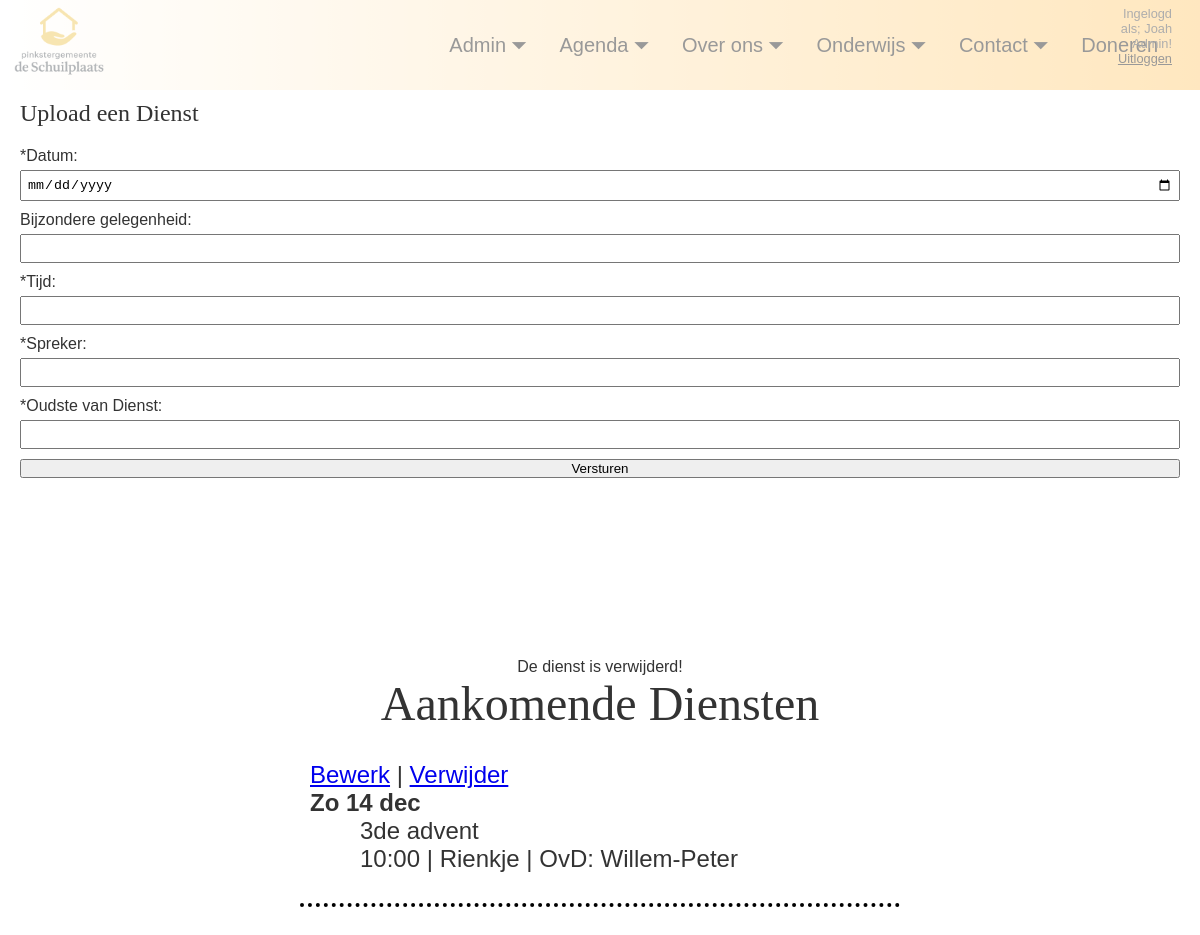
The app's page /admin_services.php?id=14 (signed in) with its own data.
### tables this page shows
CREATE TABLE `users` (
  `id` bigint(20) NOT NULL,
  `user_id` bigint(20) NOT NULL,
  `user_name` varchar(100) NOT NULL,
  `password` varchar(100) NOT NULL,
  `date` timestamp NOT NULL DEFAULT current_timestamp() ON UPDATE current_timestamp()
);

CREATE TABLE `services` (
  `id` int(11) NOT NULL,
  `date` date NOT NULL,
  `special_occasion` varchar(255) NOT NULL,
  `time` time NOT NULL,
  `speaker` varchar(255) NOT NULL,
  `elder` varchar(255) NOT NULL
);

### functions.php (called while the page is built, shortened)
<?php
  function formatDutchDate(?string $date): string {
    $dt = DateTime::createFromFormat('Y-m-d', $date) ?: new DateTime($date);
    $weekdays = ['Zo','Ma','Di','Wo','Do','Vr','Za'];
    $months = [1=>'jan','feb','mrt','apr','mei','jun','jul','aug','sep','okt','nov','dec'];
    $weekday = $weekdays[(int)$dt->format('w')];
    $day = $dt->format('j');
    $month = $months[(int)$dt->format('n')];
    return $weekday . ' ' . $day . ' ' . $month;
  }
  function check_login($db, $redirect) {
    if(isset($_SESSION['user_id'])) {
      $id = $_SESSION['user_id'];
      $query = $db->prepare("SELECT * FROM users WHERE user_id = ? LIMIT 1");
      $query->execute([$id]);
      $result = $query->fetch(PDO::FETCH_ASSOC);
      if($result) {
        return $result;
      }
    }
  }
?>

### admin_services.php (the view, shortened to what this page needs)
<?php
include 'dbconnect.php';
include 'functions.php';
$user_data = check_login($db, true);
include 'menu.php';
?>
<!DOCTYPE html>
<html lang="nl">
<head>
    <link rel="stylesheet" href="css/admin.css" />
</head>
<body>
    <?php
    try {
        if (isset($_GET['id'])) {
            $query_delete = $db->prepare("DELETE FROM services WHERE id = :id");
            $query_delete->bindParam("id", $_GET['id']);
            if ($query_delete->execute()) {
                $delete_message = "De dienst is verwijderd!";
            } else {
                $delete_message = "Er is een fout opgetreden!";
            }
        }
    } catch (PDOException $e) {
        die("Error!");
    }
    $service_date = '';
    $special_occasion = '';
    $service_time = '';
    $speaker_name = '';
    $elder_name = '';
    ?>
    <main>
        <section id="upload-form" style="margin-top: 100px;">
            <h2>Upload een Dienst</h2>
            <form action="" method="post" enctype="multipart/form-data">
                <div class="form-group">
                    <label for="service-date">*Datum: </label>
                    <input type="date" id="service-date" name="service_date" required value="<?php echo htmlspecialchars($service_date, ENT_QUOTES); ?>">
                </div>
                <div class="form-group">
                    <label for="special_occasion">Bijzondere gelegenheid:</label>
                    <input type="text" id="special_occasion" name="special_occasion" value="<?php echo htmlspecialchars($special_occasion, ENT_QUOTES); ?>">
                </div>
                <div class="form-group">
                    <label for="service-time">*Tijd:</label>
                    <input type="text" id="service-time" name="service_time" required value="<?php echo htmlspecialchars($service_time, ENT_QUOTES); ?>">
                </div>
                <div class="form-group">
                    <label for="speaker_name">*Spreker:</label>
                    <input type="text" id="speaker_name" name="speaker_name" required value="<?php echo htmlspecialchars($speaker_name, ENT_QUOTES); ?>">
                </div>
                <div class="form-group">
                    <label for="elder_name">*Oudste van Dienst:</label>
                    <input type="text" id="elder_name" name="elder_name" required value="<?php echo htmlspecialchars($elder_name, ENT_QUOTES); ?>">
                </div>
                <button type="submit" name="send" value="Upload Dienst">Versturen</button>
            </form>
        </section>
        <section id="services">
            <?php
                if (isset($delete_message)) {
                    echo '<div class="form-message">' . htmlspecialchars($delete_message) . '</div>';
                }
            ?>
            <h3>Aankomende Diensten</h3>
            <div id="services-list">
                <?php
                try {
                    $query_show_services = "SELECT * FROM services WHERE DATE(date) >= '" . date("Y-m-d") . "' ORDER BY date ASC";
                    $result = $db->query($query_show_services)->fetchAll(PDO::FETCH_ASSOC);
                    foreach ($result as $row) {
                        echo '<div class="service">';
                        echo '<a href="update_service.php?id=' . $row['id'] . '">Bewerk</a>';
                        echo ' | ';
                        echo '<a href="admin_services.php?id=' . $row['id'] . '" class="delete-link">Verwijder</a>';
                        echo '<h4>' . htmlspecialchars(formatDutchDate($row['date'])) . '</h4>';
                        echo '<p>' . htmlspecialchars($row['special_occasion']) . '</p>';
                        echo '<p>' . htmlspecialchars(date("H:i", strtotime($row['time']))) . ' | ' . htmlspecialchars($row['speaker']) . ' | OvD: ' . htmlspecialchars($row['elder']) . '</p>';
                        echo '</div>';
                    }
                } catch (PDOException $e) {
                    echo "Fout bij ophalen diensten: ";
                }
                ?>
            </div>
        </section>
    </main>
</body>
</html>

### menu.php (shortened to what this page needs)
<!DOCTYPE html>
<html>
<link rel='stylesheet' href='css/menu.css'>
<header>
  <nav id='menu'>
    <ul class='logo'>
      <li>
        <a href='index.php' class='logo'>
          <img src="images/new-logo.png" alt="De Schuilplaats logo" class="logo" />
        </a>
      </li>
    </ul>
    <ul class='nav-links'>
      <?php if (isset($user_data['user_name'])): ?>
        <li><a class='dropdown-arrow' href=''>Admin</a>
        </li>
      <?php endif; ?>
      <li><a class='dropdown-arrow' href='agenda.php'>Agenda</a>
      </li>
      <li><a class='dropdown-arrow' href='about_us.php'>Over ons</a>
      </li>
      <li><a class='dropdown-arrow' href='education.php'>Onderwijs</a>
      </li>
      <li><a class='dropdown-arrow' href='contact.php'>Contact</a>
      </li>
      <li><a href='donate.php'>Doneren</a></li>
    </ul>
    <div id="right">
      <?php if (isset($user_data['user_name'])): ?>
        <p id="user-greeting"> Ingelogd als; <?php echo $user_data['user_name']; ?>! <a href="logout.php">Uitloggen</a></p>
      <?php else: ?>
        <p id="user-greeting"><a href="login.php" class="login-button">Inloggen</a></p>
      <?php endif; ?>
    </div>
  </nav>
</header>
</html>

### css/menu.css (style rules this page uses)
#menu { background: linear-gradient(to right, #ffffff, #ffc461); transition: opacity 0.3s ease; opacity: 0.4; height: 90px; display: flex; z-index: 9999; position: fixed; top: 0; left: 0; right: 0; width: 100vw; padding-right: 18px; }
#menu ul, #menu li { margin: 0 auto; padding: 0; list-style: none }
#menu ul.logo { text-align: left; max-width: fit-content; }
.logo { height: 90px; }
#menu ul { width: 100%; text-align: right; margin-right: auto; }
#menu li { display: inline-block; position: relative; }
#menu a { display: block; line-height: 90px; padding: 0 14px; text-decoration: none; color: #000000; font-size: 1.25rem; }
#menu a.dropdown-arrow:after { content: "\23F7"; margin-left: 5px; }
div#right { display: flex; flex-direction: column; justify-content: space-between; position: relative; padding: 5px; }
p#user-greeting { position: absolute; top: 6px; right: 10px; margin: 0; font-size: 0.8rem; text-align: right; color: inherit; }
p#user-greeting a { text-decoration: underline; font-size: 0.8rem; line-height: normal; display: inline; padding: 0px; }

### css/admin.css (style rules this page uses)
* { margin: 0; padding: 0; box-sizing: border-box; }
body { font-family: sans-serif; color: #333; display: flex; justify-content: space-between; flex-direction: column; min-height: 100vh; }
h1, h2, h3 { font-family: 'Times New Roman', Times, serif; font-weight: normal; }
main { flex: 1; padding: 0 20px; padding-bottom: 40px; }
h2 { margin-bottom: 20px; }
main form { display: flex; flex-direction: column; justify-content: space-evenly; gap: 10px; }
.form-group { display: flex; flex-direction: column; gap: 5px; width: 100%; pointer-events: auto; }
input[type="text"], input[type="date"] { padding: 5px; }
h3 { font-size: 3rem; text-align: center; }
#services { display: flex; flex-direction: column; align-items: center; padding: 10vh 0; margin: 100px auto; }
#services-list { display: flex; flex-direction: column; align-items: center; max-height: 800px; overflow-y: auto; width: fit-content; }
.service { width: 50vw; font-size: 1.5rem; border-bottom: 4px dotted black; padding: 30px 10px; }
.service p { padding-left: 50px; }

### records on screen
users: user_name "Joah Admin"
services: date "Zo 14 dec", special_occasion "3de advent", time "10:00", speaker "Rienkje", elder "Willem-Peter"

### other values on screen
$delete_message "De dienst is verwijderd!"
